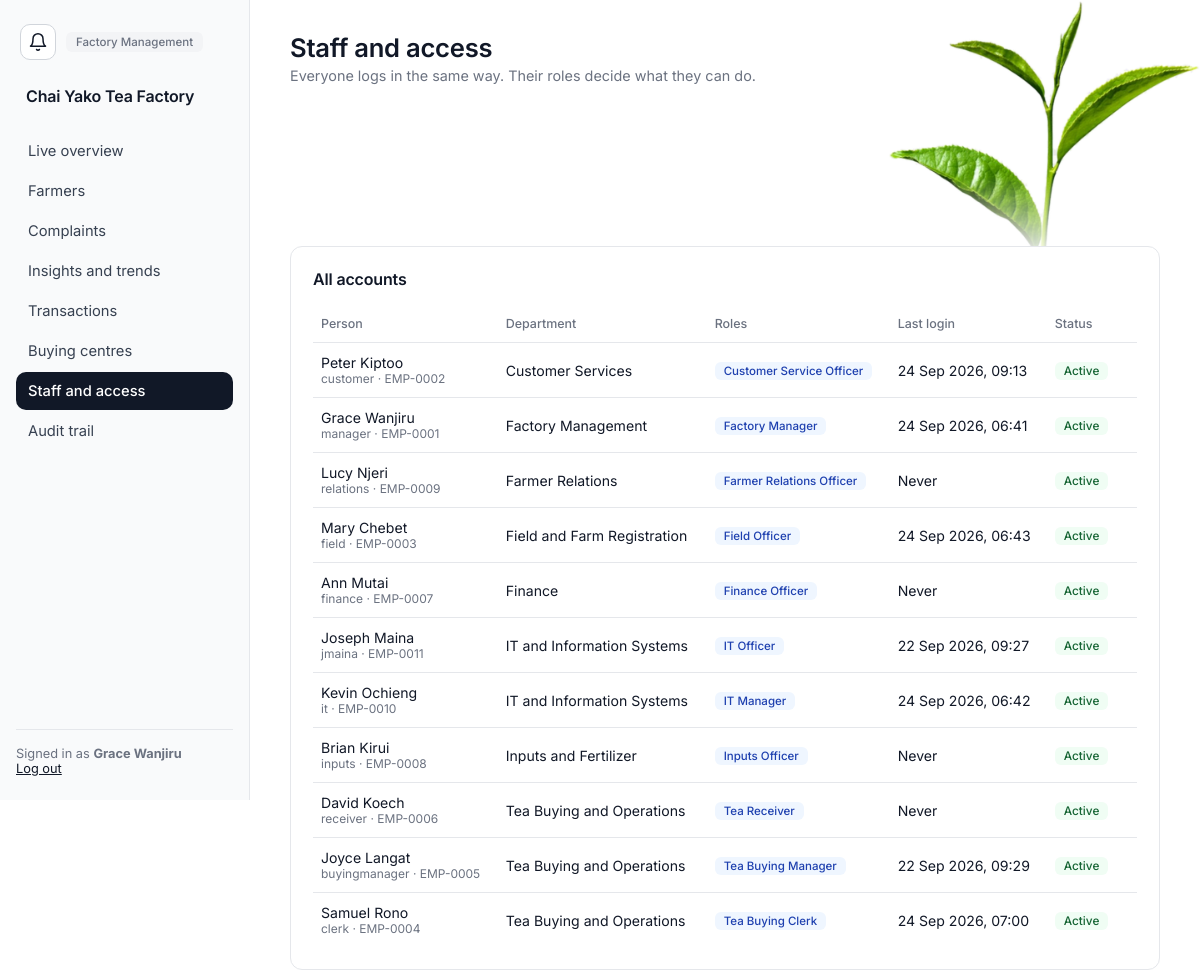
The app's page /admin/staff (signed in, upper part), older data.
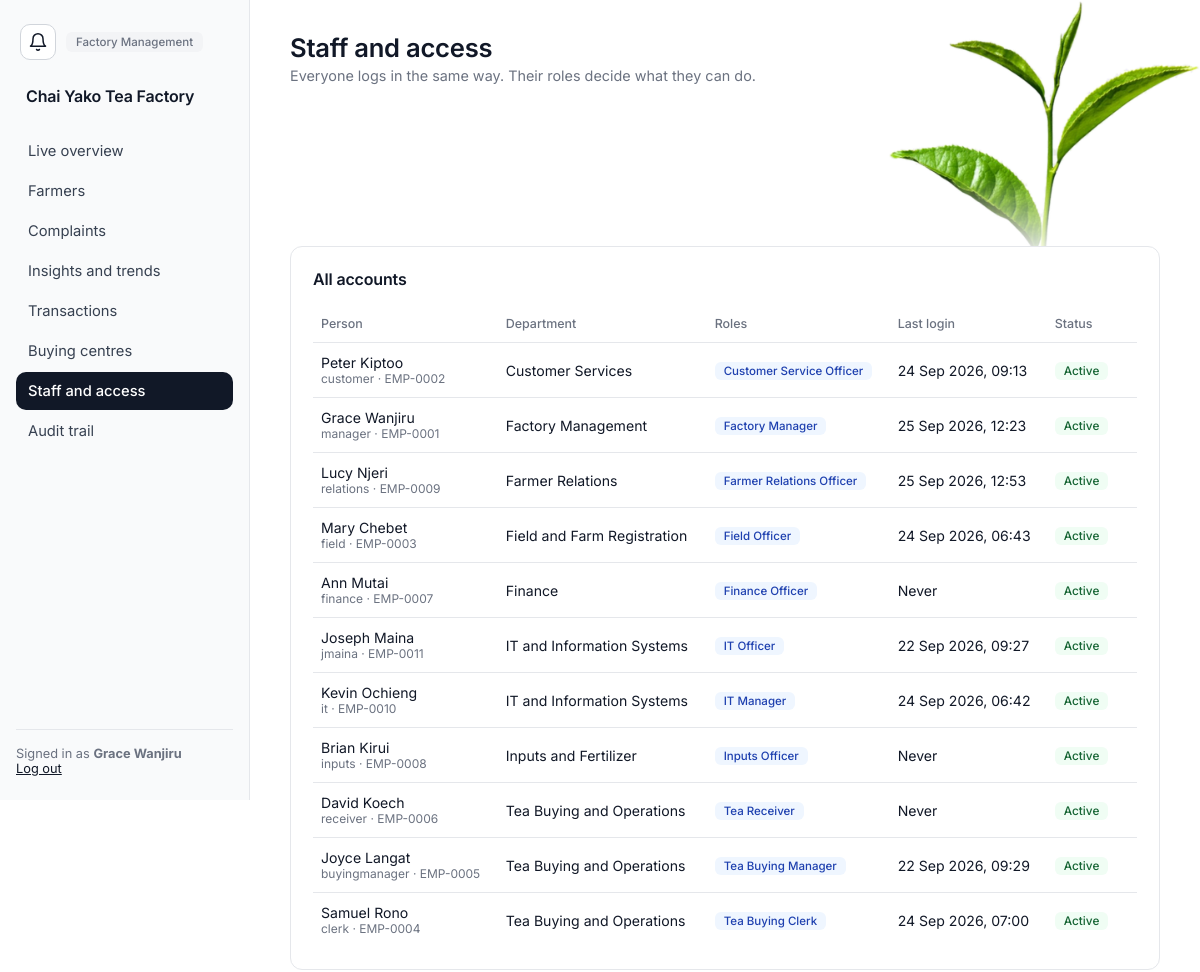
The same page, newer data.
### app/models.py (models this page shows, shortened)
class User(UserMixin, db.Model):
    __tablename__ = "users"
    id = db.Column(db.Integer, primary_key=True)
    employee_id = db.Column(db.Integer, db.ForeignKey("employees.id"), unique=True, nullable=False)
    username = db.Column(db.String(80), unique=True, nullable=False)
    password_hash = db.Column(db.String(255), nullable=False)
    pin_hash = db.Column(db.String(255))
    status = db.Column(db.String(20), nullable=False, default="ACTIVE")
    last_login_at = db.Column(db.DateTime)
    created_at = db.Column(db.DateTime, nullable=False, default=utcnow)
    updated_at = db.Column(db.DateTime, nullable=False, default=utcnow, onupdate=utcnow)
    employee = db.relationship("Employee", back_populates="user")
    @property
    def is_active(self):
        return self.status == "ACTIVE" and self.employee.status == "ACTIVE"
    @property
    def full_name(self):
        return self.employee.full_name
    @property
    def department(self):
        return self.employee.department

class Employee(db.Model):
    __tablename__ = "employees"
    id = db.Column(db.Integer, primary_key=True)
    employee_number = db.Column(db.String(30), unique=True, nullable=False)
    first_name = db.Column(db.String(80), nullable=False)
    last_name = db.Column(db.String(80), nullable=False)
    phone = db.Column(db.String(30))
    email = db.Column(db.String(120))
    department_id = db.Column(db.Integer, db.ForeignKey("departments.id"), nullable=False, index=True)
    status = db.Column(db.String(20), nullable=False, default="ACTIVE")
    created_at = db.Column(db.DateTime, nullable=False, default=utcnow)
    updated_at = db.Column(db.DateTime, nullable=False, default=utcnow, onupdate=utcnow)
    department = db.relationship("Department", back_populates="employees")
    roles = db.relationship("Role", secondary=employee_roles, back_populates="employees")
    user = db.relationship("User", back_populates="employee", uselist=False)
    @property
    def full_name(self):
        return f"{self.first_name} {self.last_name}"

class Department(db.Model):
    __tablename__ = "departments"
    id = db.Column(db.Integer, primary_key=True)
    name = db.Column(db.String(100), unique=True, nullable=False)
    description = db.Column(db.String(255))
    status = db.Column(db.String(20), nullable=False, default="ACTIVE")
    created_at = db.Column(db.DateTime, nullable=False, default=utcnow)
    updated_at = db.Column(db.DateTime, nullable=False, default=utcnow, onupdate=utcnow)
    employees = db.relationship("Employee", back_populates="department")

### app/admin.py (the view)
@admin_bp.route("/staff")
@permission_required("VIEW_STAFF")
def staff():
    users = (User.query
             .join(Employee, Employee.id == User.employee_id)
             .join(Department, Department.id == Employee.department_id)
             .order_by(Department.name, Employee.last_name, Employee.first_name).all())
    return render_template("admin/staff.html", users=users,
                           departments=Department.query.order_by(Department.name).all(),
                           roles=Role.query.order_by(Role.name).all())

### app/navigation.py (called while the page is built)
def home_endpoint(user):
    for permission, endpoint in _HOME:
        if has_permission(user, permission):
            return endpoint
    return "notices.board"          # an account with no working role still gets somewhere

def nav_items(user):
    allowed = [(endpoint, label) for endpoint, label, rule in _NAV
               if rule(lambda name: has_permission(user, name))]
    home = home_endpoint(user)
    allowed.sort(key=lambda item: item[0] != home)      # stable: only the home item moves up
    return allowed

def home_url(user):
    return url_for(home_endpoint(user))

### app/permissions.py (called while the page is built)
def role_permission_names(user):
    cache = g.setdefault("_role_permissions", {})
    if user.id not in cache:
        cache[user.id] = {
            permission.name
            for role in user.employee.roles if role.status == "ACTIVE"
            for permission in role.permissions
        }
    return cache[user.id]

def has_permission(user, name):
    return permission_source(user, name) is not None

### app/timeutil.py (called while the page is built)
def utcnow():
    return datetime.now(timezone.utc).replace(tzinfo=None)

def to_eat(moment):
    return moment + EAT_OFFSET if moment else None

### app/templates/admin/staff.html (shortened to what this page needs)
{% extends "layout/base.html" %}
{% block content %}
<div class="topbar">
  <div class="greeting"><h1>Staff and access</h1><p>Everyone logs in the same way. Their roles decide what they can do.</p></div>
</div>
<div class="card mb">
  <div class="card-header"><h3>All accounts</h3></div>
  <div class="table-scroll">
  <table>
    <thead><tr><th>Person</th><th>Department</th><th>Roles</th><th>Last login</th><th>Status</th><th></th></tr></thead>
    <tbody>
      {% for u in users %}
      <tr>
        <td>{{ u.full_name }}<div class="muted" style="font-size:0.75rem;">{{ u.username }} · {{ u.employee.employee_number }}</div></td>
        <td>{{ u.employee.department.name }}</td>
        <td style="max-width:260px;">
          {% for r in u.employee.roles %}<span class="tag tag-staff">{{ r.name }}</span> {% endfor %}
        </td>
        <td>{{ u.last_login_at|eat if u.last_login_at else 'Never' }}</td>
        <td><span class="badge {{ 'badge-good' if u.is_active else 'badge-damaged' }}">{{ 'Active' if u.is_active else 'Deactivated' }}</span></td>
        <td>
        </td>
      </tr>
      {% endfor %}
    </tbody>
  </table>
  </div>
</div>
{% endblock %}

Row changes from the older to the newer data that the page shows:
changed User "manager": last_login_at|eat "24 Sep 2026, 06:41" → "25 Sep 2026, 12:23"
changed User "relations": last_login_at|eat "Never" → "25 Sep 2026, 12:53"
